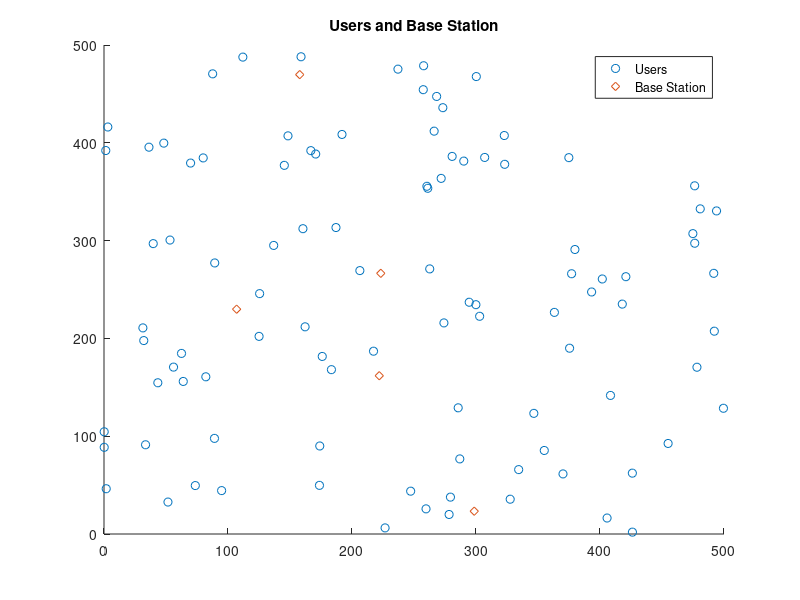

Reproduce this figure in MATLAB. (Note: this script raises an error after producing the figure.)
% Task
% Using the wireless communication principles covered during the lectures and previous labs, 
% simulate a downlink wireless network model following the instructions below.
% 1. Consider an area of 500x500 m2 with 100 uniformly distributed users and 5 base 
% stations (BSs). Plot the users and BSs using the scatter() command and attach the 
% snapshot of your network model. (Hint: use unifrnd()function to 
% generate the x and y coordinates of users and BSs.)
U_x=unifrnd(0,500,1,100);
U_y=unifrnd(0,500,1,100);
Base_x=unifrnd(0,500,1,5);
Base_y=unifrnd(0,500,1,5);
scatter(U_x,U_y)
hold on
scatter(Base_x,Base_y,'d')
legend('Users','Base Station')
title('Users and Base Station')

% The next step is to associate each user to its closest/nearest BS. For this, use the 
% Euclidean distance formula to calculate the distance between the BSs and users. Attach 
% the screenshot of the distance matrix.
% d_ij=√((x_UE^i-x_BS^j )^2+(y_UE^i-y_BS^j )^2,)  i∈{1,2,….,100}  and j∈{1,2,…,5}
% where 𝑖 represents the user index and 𝑗 represents the index of the BS.(Hint: 𝑑𝑖𝑗
% is a 2-dimentional array of order 100x5).

for d=1:100
 for f=1:5
dist(d,f)=sqrt(Base_x(f)-U_x(d))^2 +(Base_y(f)-U_y(d))^2; %dist is 
distance matrix
 end
end
% After the user association, calculate the pathloss for each user, given as
% 𝑳(𝒅𝒊) =𝟏/𝒅𝒊^𝒏,
% where 𝑛 is the path loss exponent, and 𝑑𝑖
% is the distance between the i-th user and the 
% associated BS. Consider 𝑛 = 3.5.
% 
% 
n=3.5; 
path_loss=(1./dist).^n;
path_loss=real(path_loss);

% 	Using the constant transmit power at each BS, i.e., P^t=1W, calculate the received power at each user using the following formula
% P_i^r=P^t*L(d_i )*|h|^2,
% where h represents the Rayleigh fading channel. (Recall Lab-06 to model Rayleigh fading)
% 
% 
%Rayleigh Fading Channel
X=1/sqrt(2)*randn(100,5);
Y=1/sqrt(2)*randn(100,5);
R=abs(X+1j*Y);
 
total_power=1*path.*R;
for i = 1:100
Power(i)=sum(total_power(i,:));
end
% 	The next step is to calculate the interference at each user. The interference at each user is the sum of the signal powers received from all other BSs except the associated BS, and is given by
% I_i=∑_(k ∈ K)▒〖P^t*L(d_k )*|h|^2 〗,
% where K represents the set of the interfering BSs.
% 
interfance = [];
for i = 1:100
   value(i)= max(total_power(i,:));
  interfance(i)=sum(total_power(i,:))-value(i);
end
% 	The next step is to calculate the SINR and spectral efficiency (SE) for each user. SINR at the i-th user is calculated as
% 〖SINR〗_i=  (P_i^r)/(I_i+N),
% 
% where N is the noise power, consider N =-96dBm.
% 
% The formula for calculating the rate (bps/Hz) is as follows.
% 〖Rate〗_i=〖log〗_2 (1+〖SINR〗_i ).
% 

N=10^(-126/10); %converting N=-96dBm=-126dB into linear
for i = 1:100
   value(i)= max(total_power(i,:));
  interfance(i)=sum(total_power(i,:))-value(i);
  Pr(i)=sum(total_power(i,:));
  SINR(i)=Pr(i)/(interfance(i)+N);
  Rate(i)=log2(1+SINR(i));
end



